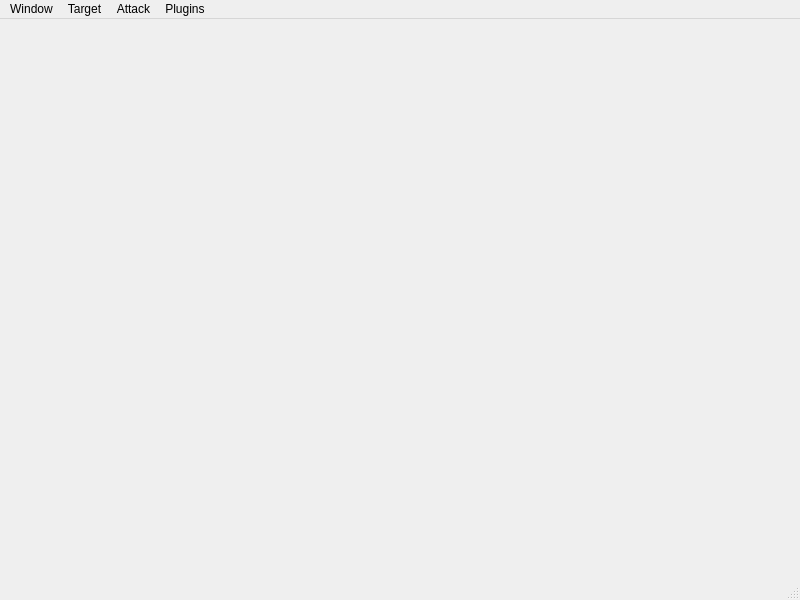
<?xml version="1.0" encoding="UTF-8"?>
<ui version="4.0">
 <class>MainWindow</class>
 <widget class="QMainWindow" name="MainWindow">
  <property name="geometry">
   <rect>
    <x>0</x>
    <y>0</y>
    <width>800</width>
    <height>600</height>
   </rect>
  </property>
  <property name="windowTitle">
   <string>MainWindow</string>
  </property>
  <widget class="QWidget" name="centralwidget"/>
  <widget class="QMenuBar" name="menubar">
   <property name="geometry">
    <rect>
     <x>0</x>
     <y>0</y>
     <width>800</width>
     <height>21</height>
    </rect>
   </property>
   <widget class="QMenu" name="menuWindow">
    <property name="title">
     <string>Window</string>
    </property>
    <addaction name="actionSettings"/>
    <addaction name="actionRestart"/>
    <addaction name="actionQuit"/>
    <addaction name="separator"/>
    <addaction name="actionAbout"/>
    <addaction name="actionDocumentation"/>
    <addaction name="actionHelp"/>
   </widget>
   <widget class="QMenu" name="menuTarget">
    <property name="title">
     <string>Target</string>
    </property>
    <addaction name="actionAdd"/>
    <addaction name="actionDownload_source_code"/>
   </widget>
   <widget class="QMenu" name="menuAttack">
    <property name="title">
     <string>Attack</string>
    </property>
    <widget class="QMenu" name="menuInjections">
     <property name="title">
      <string>Injections</string>
     </property>
     <addaction name="actionSQL_Injection_2"/>
    </widget>
    <addaction name="menuInjections"/>
    <addaction name="actionXSS"/>
   </widget>
   <widget class="QMenu" name="menuPlugins">
    <property name="title">
     <string>Plugins</string>
    </property>
   </widget>
   <addaction name="menuWindow"/>
   <addaction name="menuTarget"/>
   <addaction name="menuAttack"/>
   <addaction name="menuPlugins"/>
  </widget>
  <widget class="QStatusBar" name="statusbar"/>
  <action name="actionSettings">
   <property name="text">
    <string>Settings</string>
   </property>
  </action>
  <action name="actionRestart">
   <property name="text">
    <string>Restart</string>
   </property>
  </action>
  <action name="actionQuit">
   <property name="text">
    <string>Quit</string>
   </property>
  </action>
  <action name="actionAbout">
   <property name="text">
    <string>About</string>
   </property>
  </action>
  <action name="actionDocumentation">
   <property name="text">
    <string>Documentation</string>
   </property>
  </action>
  <action name="actionHelp">
   <property name="text">
    <string>Help</string>
   </property>
  </action>
  <action name="actionAdd">
   <property name="text">
    <string>Add</string>
   </property>
  </action>
  <action name="actionDownload_source_code">
   <property name="text">
    <string>Download source code</string>
   </property>
  </action>
  <action name="actionXSS">
   <property name="text">
    <string>XSS</string>
   </property>
  </action>
  <action name="actionSQL_Injection_2">
   <property name="text">
    <string>SQL Injection</string>
   </property>
  </action>
 </widget>
 <resources/>
 <connections/>
</ui>
